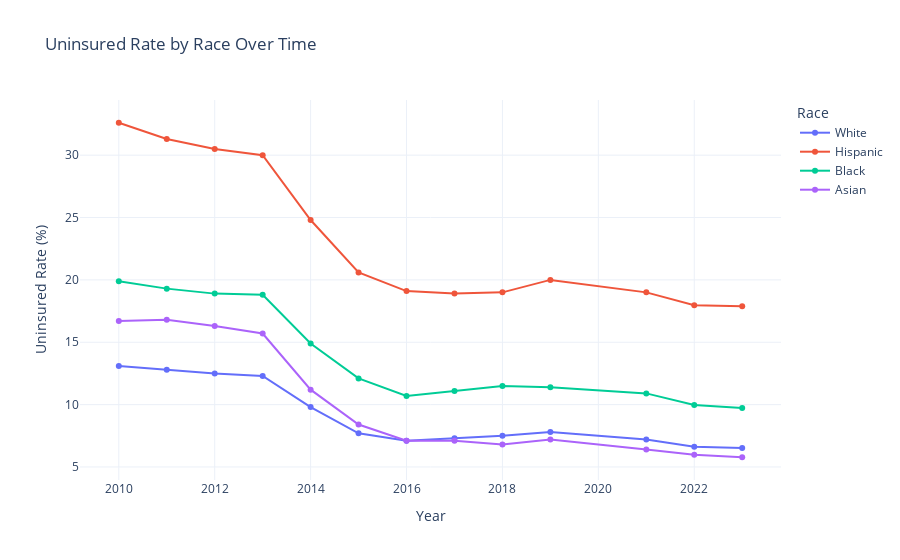

The notebook cell this image was saved under:
### Markdown cell above
play the next cell to see a visuliziations of the data

### Code cell
hp.Uninsured()

### Figure 1 — Plotly figure (JSON) as saved in the notebook; plotly's stock layout.template omitted (floating-point values rounded to 4 significant figures)
{"data": [{"hovertemplate": "Race=White<br>Year=%{x}<br>Insurance Rates=%{y}<extra></extra>", "legendgroup": "White", "line": {"color": "#636efa", "dash": "solid"}, "marker": {"symbol": "circle"}, "mode": "lines+markers", "name": "White", "orientation": "v", "showlegend": true, "type": "scatter", "x": [2010, 2011, 2012, 2013, 2014, 2015, 2016, 2017, 2018, 2019, 2021, 2022, 2023], "xaxis": "x", "y": [13.1, 12.8, 12.5, 12.3, 9.8, 7.7, 7.1, 7.3, 7.5, 7.8, 7.2, 6.63, 6.52], "yaxis": "y"}, {"hovertemplate": "Race=Hispanic<br>Year=%{x}<br>Insurance Rates=%{y}<extra></extra>", "legendgroup": "Hispanic", "line": {"color": "#EF553B", "dash": "solid"}, "marker": {"symbol": "circle"}, "mode": "lines+markers", "name": "Hispanic", "orientation": "v", "showlegend": true, "type": "scatter", "x": [2010, 2011, 2012, 2013, 2014, 2015, 2016, 2017, 2018, 2019, 2021, 2022, 2023], "xaxis": "x", "y": [32.6, 31.3, 30.5, 30.0, 24.8, 20.6, 19.1, 18.9, 19.0, 20.0, 19.0, 17.97, 17.88], "yaxis": "y"}, {"hovertemplate": "Race=Black<br>Year=%{x}<br>Insurance Rates=%{y}<extra></extra>", "legendgroup": "Black", "line": {"color": "#00cc96", "dash": "solid"}, "marker": {"symbol": "circle"}, "mode": "lines+markers", "name": "Black", "orientation": "v", "showlegend": true, "type": "scatter", "x": [2010, 2011, 2012, 2013, 2014, 2015, 2016, 2017, 2018, 2019, 2021, 2022, 2023], "xaxis": "x", "y": [19.9, 19.3, 18.9, 18.8, 14.9, 12.1, 10.7, 11.1, 11.5, 11.4, 10.9, 9.97, 9.73], "yaxis": "y"}, {"hovertemplate": "Race=Asian<br>Year=%{x}<br>Insurance Rates=%{y}<extra></extra>", "legendgroup": "Asian", "line": {"color": "#ab63fa", "dash": "solid"}, "marker": {"symbol": "circle"}, "mode": "lines+markers", "name": "Asian", "orientation": "v", "showlegend": true, "type": "scatter", "x": [2010, 2011, 2012, 2013, 2014, 2015, 2016, 2017, 2018, 2019, 2021, 2022, 2023], "xaxis": "x", "y": [16.7, 16.8, 16.3, 15.7, 11.2, 8.4, 7.1, 7.1, 6.8, 7.2, 6.4, 5.98, 5.78], "yaxis": "y"}], "layout": {"legend": {"title": {"text": "Race"}, "tracegroupgap": 0}, "title": {"text": "Uninsured Rate by Race Over Time"}, "xaxis": {"anchor": "y", "domain": [0, 1], "title": {"text": "Year"}}, "yaxis": {"anchor": "x", "domain": [0, 1], "title": {"text": "Uninsured Rate (%)"}}}}
